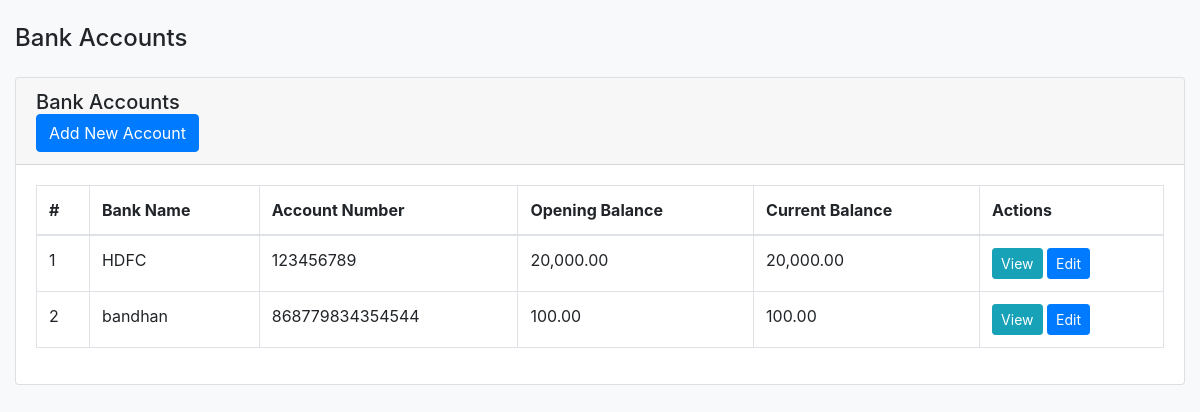
Screenshot of /branch/bank/index.php (signed in) with the database file from the repository.
### tables this page shows
CREATE TABLE `bank_accounts` (
  `id` int(11) NOT NULL,
  `branch_id` int(11) DEFAULT NULL,
  `bank_name` varchar(100) NOT NULL,
  `account_number` varchar(50) NOT NULL,
  `opening_balance` decimal(10,2) DEFAULT 0.00,
  `current_balance` decimal(10,2) DEFAULT 0.00,
  `created_at` timestamp NOT NULL DEFAULT current_timestamp()
);

### branch/bank/index.php (the view, shortened to what this page needs)
<?php
$user = $_SESSION['branch_user'];
$page_title = 'Bank Accounts';
$db = new Database();
$conn = $db->getConnection();
$branch_id = $user['branch_id'];
$stmt = $conn->prepare("
    SELECT * FROM bank_accounts WHERE branch_id = ? ORDER BY created_at DESC
");
$stmt->execute([$branch_id]);
$bank_accounts = $stmt->fetchAll(PDO::FETCH_ASSOC);
?>
<!DOCTYPE html>
<html lang="en">
<head>
    <link href="../../assets/css/bootstrap.min.css" rel="stylesheet">
</head>
<body class="bg-light">
    <div class="container-fluid py-4">
        <h4><?php echo $page_title; ?></h4>
        <div class="card mt-4">
            <div class="card-header">
                <h5 class="card-title mb-0">Bank Accounts</h5>
                <a href="create.php" class="btn btn-primary float-end">
                    <i class="bi bi-plus-circle"></i> Add New Account
                </a>
            </div>
            <div class="card-body">
                <?php if (!empty($bank_accounts)): ?>
                <div class="table-responsive">
                    <table class="table table-bordered">
                        <thead>
                            <tr>
                                <th>#</th>
                                <th>Bank Name</th>
                                <th>Account Number</th>
                                <th>Opening Balance</th>
                                <th>Current Balance</th>
                                <th>Actions</th>
                            </tr>
                        </thead>
                        <tbody>
                            <?php foreach ($bank_accounts as $index => $account): ?>
                            <tr>
                                <td><?php echo $index + 1; ?></td>
                                <td><?php echo htmlspecialchars($account['bank_name']); ?></td>
                                <td><?php echo htmlspecialchars($account['account_number']); ?></td>
                                <td><?php echo number_format($account['opening_balance'], 2); ?></td>
                                <td><?php echo number_format($account['current_balance'], 2); ?></td>
                                <td>
                                    <a href="view.php?id=<?php echo $account['id']; ?>" class="btn btn-info btn-sm">View</a>
                                    <a href="edit.php?id=<?php echo $account['id']; ?>" class="btn btn-primary btn-sm">Edit</a>
                                </td>
                            </tr>
                            <?php endforeach; ?>
                        </tbody>
                    </table>
                </div>
                <?php else: ?>
                <p class="text-muted">No bank accounts found.</p>
                <?php endif; ?>
            </div>
        </div>
    </div>
</body>
</html>

### rows the page displays
bank_accounts: bank_name "HDFC", account_number "123456789", opening_balance "20,000.00", current_balance "20,000.00"
bank_accounts: bank_name "bandhan", account_number "868779834354544", opening_balance "100.00", current_balance "100.00"

### other values shown
$page_title "Bank Accounts"
